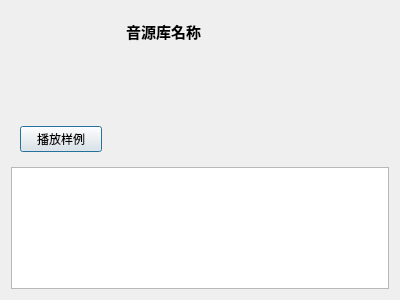
<?xml version="1.0" encoding="UTF-8"?>
<ui version="4.0">
 <class>VoiceBankReadmeInformationDialog</class>
 <widget class="QDialog" name="VoiceBankReadmeInformationDialog">
  <property name="geometry">
   <rect>
    <x>0</x>
    <y>0</y>
    <width>400</width>
    <height>300</height>
   </rect>
  </property>
  <property name="windowTitle">
   <string>音源库信息</string>
  </property>
  <layout class="QGridLayout" name="gridLayout">
   <item row="0" column="0">
    <widget class="QWidget" name="voicebankIconWidget" native="true">
     <property name="maximumSize">
      <size>
       <width>100</width>
       <height>16777215</height>
      </size>
     </property>
     <layout class="QVBoxLayout" name="voiceIconLayout">
      <item>
       <widget class="QLabel" name="voicebankImage">
        <property name="sizePolicy">
         <sizepolicy hsizetype="Fixed" vsizetype="Fixed">
          <horstretch>0</horstretch>
          <verstretch>0</verstretch>
         </sizepolicy>
        </property>
        <property name="minimumSize">
         <size>
          <width>100</width>
          <height>100</height>
         </size>
        </property>
        <property name="maximumSize">
         <size>
          <width>100</width>
          <height>100</height>
         </size>
        </property>
        <property name="text">
         <string/>
        </property>
       </widget>
      </item>
      <item>
       <widget class="QPushButton" name="playSamplebutton">
        <property name="text">
         <string>播放样例</string>
        </property>
       </widget>
      </item>
     </layout>
    </widget>
   </item>
   <item row="0" column="1">
    <widget class="QWidget" name="voiceAboveInformationWidget" native="true">
     <property name="sizePolicy">
      <sizepolicy hsizetype="Preferred" vsizetype="Ignored">
       <horstretch>0</horstretch>
       <verstretch>0</verstretch>
      </sizepolicy>
     </property>
     <layout class="QVBoxLayout" name="verticalLayout_2">
      <item>
       <widget class="QLabel" name="voicebankNameLabel">
        <property name="font">
         <font>
          <pointsize>11</pointsize>
          <weight>75</weight>
          <bold>true</bold>
         </font>
        </property>
        <property name="text">
         <string>音源库名称</string>
        </property>
       </widget>
      </item>
      <item>
       <widget class="QTextBrowser" name="voicebankCalculateInformationTextBrowser">
        <property name="sizePolicy">
         <sizepolicy hsizetype="Preferred" vsizetype="Preferred">
          <horstretch>0</horstretch>
          <verstretch>0</verstretch>
         </sizepolicy>
        </property>
        <property name="focusPolicy">
         <enum>Qt::ClickFocus</enum>
        </property>
        <property name="styleSheet">
         <string notr="true">background-color:transparent</string>
        </property>
        <property name="frameShape">
         <enum>QFrame::NoFrame</enum>
        </property>
       </widget>
      </item>
     </layout>
    </widget>
   </item>
   <item row="1" column="0" colspan="2">
    <widget class="QTextBrowser" name="voiceBankReadmeTextBrowser">
     <property name="focusPolicy">
      <enum>Qt::ClickFocus</enum>
     </property>
    </widget>
   </item>
  </layout>
 </widget>
 <resources/>
 <connections/>
</ui>
